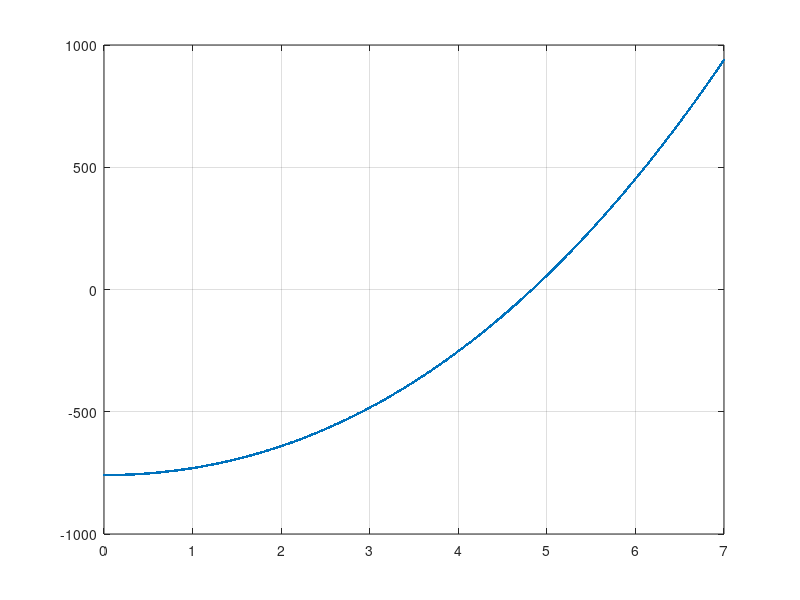

This chart was generated by the following MATLAB code:
% t2^2 * ( t2 - k1 ) = k2
clear

p_2 = 0.433
S = 116.2
alpha = 17.8E-6
E = 8200
Q_R = 4398
T = 1391.79

p_1 = 1.106
theta_1 = -15
theta_2 = 20
t_1 = T / S

a = 400

K = t_1 - a^2*p_1^2*E / (24*S^2*t_1^2)
k1 = K - alpha*E*(theta_2 - theta_1) 
k2 = a^2 * p_2^2 * E / (24 * S^2)

% barrido
t2 = 0:.01:7
y = t2.^2 .* ( t2 - k1) - k2
plot(t2, y, '.-')
grid on
% ylim([-10 10])

t2 = 10
fprintf('Iter 0 %f\n', t2);

t2 = sqrt(k2 / ( t2 - k1 ));
fprintf('Iter 1 %f\n', t2);

t2 = sqrt(k2 / ( t2 - k1 ));
fprintf('Iter 2 %f\n', t2);

t2 = sqrt(k2 / ( t2 - k1 ));
fprintf('Iter 3 %f\n', t2);

t2 = sqrt(k2 / ( t2 - k1 ));
fprintf('Iter 4 %f\n', t2);

t2 = sqrt(k2 / ( t2 - k1 ));
fprintf('Iter 5 %f\n', t2);

t2 = sqrt(k2 / ( t2 - k1 ));
fprintf('Iter 6 %f\n', t2);


% apartado c
f_vano_1 = a^2 * p_2 / (8*S*t2)

fprintf('vano 2 %.2f\n', f_vano_1 * (360/400)^2);
fprintf('vano 3 %.2f\n', f_vano_1 * (330/400)^2);
fprintf('vano 4 %.2f\n', f_vano_1 * (380/400)^2);
fprintf('vano 5 %.2f\n', f_vano_1 * (280/400)^2);

